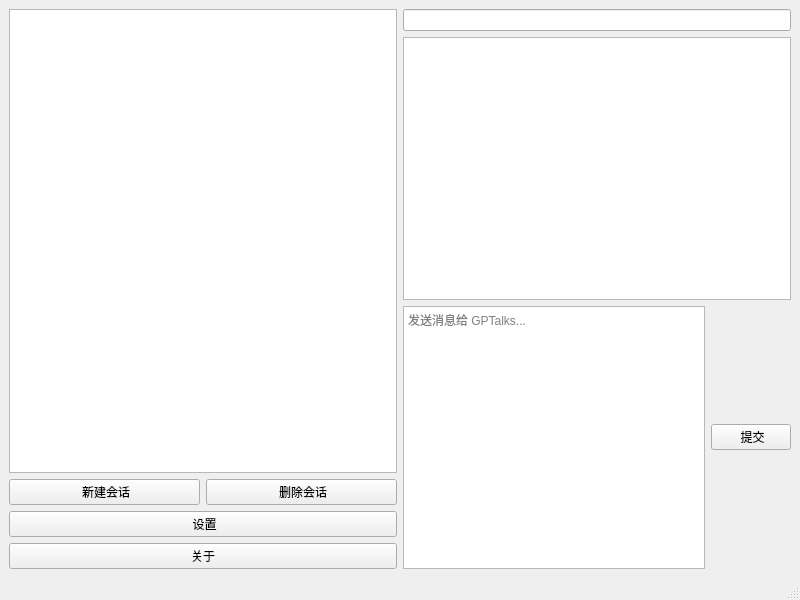
<?xml version="1.0" encoding="UTF-8"?>
<ui version="4.0">
 <class>MainWindow</class>
 <widget class="QMainWindow" name="MainWindow">
  <property name="geometry">
   <rect>
    <x>0</x>
    <y>0</y>
    <width>800</width>
    <height>600</height>
   </rect>
  </property>
  <property name="windowTitle">
   <string>GPTalks</string>
  </property>
  <property name="windowIcon">
   <iconset>
    <normaloff>image/windows_logo.png</normaloff>image/windows_logo.png</iconset>
  </property>
  <widget class="QWidget" name="centralwidget">
   <layout class="QHBoxLayout" name="horizontalLayout_3">
    <item>
     <layout class="QVBoxLayout" name="verticalLayout_2">
      <item>
       <widget class="QListWidget" name="listWidget_session"/>
      </item>
      <item>
       <layout class="QHBoxLayout" name="horizontalLayout_2">
        <item>
         <widget class="QPushButton" name="pushButton_new">
          <property name="text">
           <string> 新建会话</string>
          </property>
          <property name="icon">
           <iconset>
            <normaloff>image/new.svg</normaloff>image/new.svg</iconset>
          </property>
         </widget>
        </item>
        <item>
         <widget class="QPushButton" name="pushButton_delect">
          <property name="text">
           <string> 删除会话</string>
          </property>
          <property name="icon">
           <iconset>
            <normaloff>image/delect.svg</normaloff>image/delect.svg</iconset>
          </property>
         </widget>
        </item>
       </layout>
      </item>
      <item>
       <widget class="QPushButton" name="pushButton_settings">
        <property name="text">
         <string> 设置</string>
        </property>
        <property name="icon">
         <iconset>
          <normaloff>image/setting.svg</normaloff>image/setting.svg</iconset>
        </property>
       </widget>
      </item>
      <item>
       <widget class="QPushButton" name="pushButton_about">
        <property name="text">
         <string>关于</string>
        </property>
        <property name="icon">
         <iconset>
          <normaloff>image/about.svg</normaloff>image/about.svg</iconset>
        </property>
       </widget>
      </item>
     </layout>
    </item>
    <item>
     <layout class="QVBoxLayout" name="verticalLayout">
      <item>
       <widget class="QLineEdit" name="lineEdit_name"/>
      </item>
      <item>
       <widget class="QTextBrowser" name="textBrowser_show"/>
      </item>
      <item>
       <layout class="QHBoxLayout" name="horizontalLayout">
        <item>
         <widget class="QPlainTextEdit" name="plainTextEdit_input">
          <property name="placeholderText">
           <string>发送消息给 GPTalks...</string>
          </property>
         </widget>
        </item>
        <item>
         <widget class="QPushButton" name="pushButton_commit">
          <property name="text">
           <string> 提交</string>
          </property>
          <property name="icon">
           <iconset>
            <normaloff>image/commit.svg</normaloff>image/commit.svg</iconset>
          </property>
         </widget>
        </item>
       </layout>
      </item>
     </layout>
    </item>
   </layout>
  </widget>
  <widget class="QMenuBar" name="menubar">
   <property name="geometry">
    <rect>
     <x>0</x>
     <y>0</y>
     <width>800</width>
     <height>22</height>
    </rect>
   </property>
  </widget>
  <widget class="QStatusBar" name="statusbar"/>
 </widget>
 <resources/>
 <connections/>
</ui>
